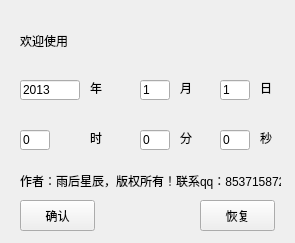
<?xml version="1.0" encoding="UTF-8"?>
<ui version="4.0">
 <class>MainWindow</class>
 <widget class="QMainWindow" name="MainWindow">
  <property name="geometry">
   <rect>
    <x>0</x>
    <y>0</y>
    <width>295</width>
    <height>243</height>
   </rect>
  </property>
  <property name="windowTitle">
   <string>MainWindow</string>
  </property>
  <property name="layoutDirection">
   <enum>Qt::LeftToRight</enum>
  </property>
  <property name="autoFillBackground">
   <bool>false</bool>
  </property>
  <property name="toolButtonStyle">
   <enum>Qt::ToolButtonTextBesideIcon</enum>
  </property>
  <widget class="QWidget" name="centralWidget">
   <widget class="QPushButton" name="go">
    <property name="geometry">
     <rect>
      <x>20</x>
      <y>200</y>
      <width>75</width>
      <height>31</height>
     </rect>
    </property>
    <property name="text">
     <string>确认</string>
    </property>
   </widget>
   <widget class="QPushButton" name="re">
    <property name="geometry">
     <rect>
      <x>200</x>
      <y>200</y>
      <width>75</width>
      <height>31</height>
     </rect>
    </property>
    <property name="text">
     <string>恢复</string>
    </property>
   </widget>
   <widget class="QLabel" name="label">
    <property name="geometry">
     <rect>
      <x>20</x>
      <y>30</y>
      <width>251</width>
      <height>21</height>
     </rect>
    </property>
    <property name="text">
     <string>欢迎使用</string>
    </property>
   </widget>
   <widget class="QLabel" name="label0">
    <property name="enabled">
     <bool>true</bool>
    </property>
    <property name="geometry">
     <rect>
      <x>20</x>
      <y>170</y>
      <width>261</width>
      <height>21</height>
     </rect>
    </property>
    <property name="text">
     <string>作者：雨后星辰，版权所有！联系qq：853715872</string>
    </property>
   </widget>
   <widget class="QLineEdit" name="day">
    <property name="geometry">
     <rect>
      <x>220</x>
      <y>80</y>
      <width>30</width>
      <height>20</height>
     </rect>
    </property>
    <property name="maximumSize">
     <size>
      <width>40</width>
      <height>16777215</height>
     </size>
    </property>
    <property name="text">
     <string>1</string>
    </property>
   </widget>
   <widget class="QLineEdit" name="hour">
    <property name="geometry">
     <rect>
      <x>20</x>
      <y>130</y>
      <width>30</width>
      <height>20</height>
     </rect>
    </property>
    <property name="maximumSize">
     <size>
      <width>40</width>
      <height>16777215</height>
     </size>
    </property>
    <property name="text">
     <string>0</string>
    </property>
   </widget>
   <widget class="QLineEdit" name="min">
    <property name="geometry">
     <rect>
      <x>140</x>
      <y>130</y>
      <width>30</width>
      <height>20</height>
     </rect>
    </property>
    <property name="maximumSize">
     <size>
      <width>40</width>
      <height>16777215</height>
     </size>
    </property>
    <property name="text">
     <string>0</string>
    </property>
   </widget>
   <widget class="QLineEdit" name="second">
    <property name="geometry">
     <rect>
      <x>220</x>
      <y>130</y>
      <width>30</width>
      <height>20</height>
     </rect>
    </property>
    <property name="maximumSize">
     <size>
      <width>40</width>
      <height>16777215</height>
     </size>
    </property>
    <property name="text">
     <string>0</string>
    </property>
   </widget>
   <widget class="QLabel" name="label1">
    <property name="geometry">
     <rect>
      <x>90</x>
      <y>80</y>
      <width>16</width>
      <height>16</height>
     </rect>
    </property>
    <property name="text">
     <string>年</string>
    </property>
   </widget>
   <widget class="QLabel" name="label2">
    <property name="geometry">
     <rect>
      <x>180</x>
      <y>80</y>
      <width>16</width>
      <height>16</height>
     </rect>
    </property>
    <property name="text">
     <string>月</string>
    </property>
   </widget>
   <widget class="QLabel" name="label3">
    <property name="geometry">
     <rect>
      <x>260</x>
      <y>80</y>
      <width>16</width>
      <height>16</height>
     </rect>
    </property>
    <property name="text">
     <string>日</string>
    </property>
   </widget>
   <widget class="QLabel" name="label4">
    <property name="geometry">
     <rect>
      <x>90</x>
      <y>130</y>
      <width>21</width>
      <height>16</height>
     </rect>
    </property>
    <property name="text">
     <string>时</string>
    </property>
   </widget>
   <widget class="QLabel" name="label5">
    <property name="geometry">
     <rect>
      <x>180</x>
      <y>130</y>
      <width>16</width>
      <height>16</height>
     </rect>
    </property>
    <property name="text">
     <string>分</string>
    </property>
   </widget>
   <widget class="QLabel" name="label6">
    <property name="geometry">
     <rect>
      <x>260</x>
      <y>130</y>
      <width>16</width>
      <height>16</height>
     </rect>
    </property>
    <property name="text">
     <string>秒</string>
    </property>
   </widget>
   <widget class="QLineEdit" name="year">
    <property name="geometry">
     <rect>
      <x>20</x>
      <y>80</y>
      <width>60</width>
      <height>20</height>
     </rect>
    </property>
    <property name="maximumSize">
     <size>
      <width>80</width>
      <height>16777215</height>
     </size>
    </property>
    <property name="text">
     <string>2013</string>
    </property>
   </widget>
   <widget class="QLineEdit" name="mon">
    <property name="geometry">
     <rect>
      <x>140</x>
      <y>80</y>
      <width>30</width>
      <height>20</height>
     </rect>
    </property>
    <property name="maximumSize">
     <size>
      <width>40</width>
      <height>16777215</height>
     </size>
    </property>
    <property name="text">
     <string>1</string>
    </property>
   </widget>
  </widget>
 </widget>
 <layoutdefault spacing="6" margin="11"/>
 <resources/>
 <connections/>
</ui>
